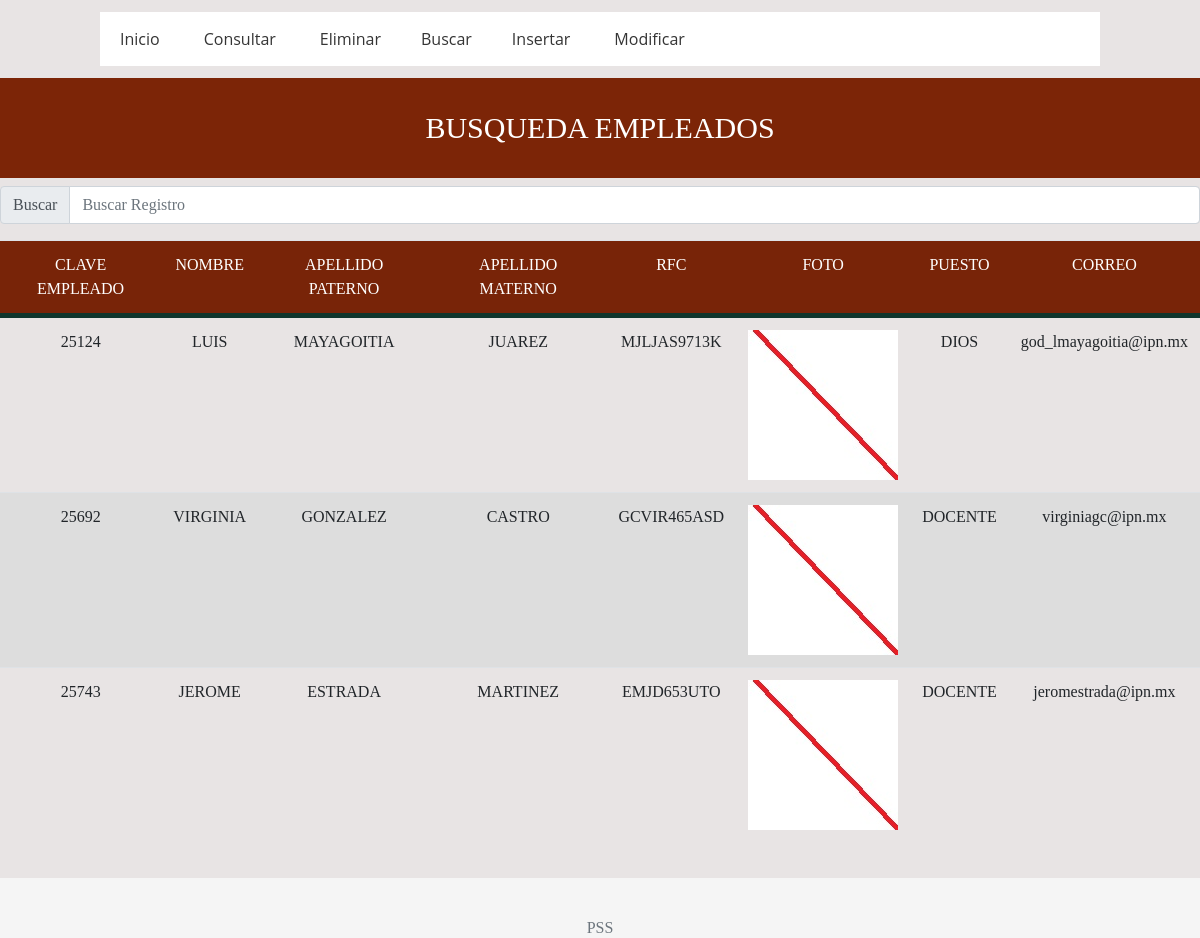
The app's page /BUSCAR/buscar_empleado.php with its own data.
### tables this page shows
CREATE TABLE EMPLEADO(
NUM_EMP INT,
NOM_E VARCHAR(50),
APE_PE VARCHAR(50),
APE_ME VARCHAR(50),
RFC VARCHAR(50),
FOTO VARCHAR(100),
PUESTO VARCHAR(50),
CORREO VARCHAR(50),
CONSTRAINT PK_NEMP PRIMARY KEY(NUM_EMP))
ENGINE INNODB;

### BUSCAR/buscar_empleado.php (the view, shortened to what this page needs)
<!doctype html>
<html lang="es">
<head>
  <link rel="stylesheet" href="ostras.css">
<link href="dist/css/bootstrap.min.css" rel="stylesheet">
<link href="assets/css/sticky-footer-navbar.css" rel="stylesheet">
<link rel="stylesheet" href="http://code.jquery.com/ui/1.10.1/themes/base/jquery-ui.css" />
	</head>
<head>
  <link rel="stylesheet" href="ostras.css">
</head>
<body>
</body>
</html>
<head>
  <link rel="stylesheet" href="ostras.css"><link rel="stylesheet" href="butt.css">
</head>
<body>
  <header>
    <nav class="navegacion">
      <ul class="menu">
        <li><a href="../menuostia.php">Inicio</a></li>
        <li><a href="../CONSULTAS/consulta_empleado.php">Consultar</a></li>
        <li><a href="../BORRAR/borrar_empleado.php">Eliminar</a>
          <li><a href="../BUSCAR/buscar_empleado.php">Buscar</a>
		  <li><a href="../INSERTAR/insertar_empleado.php">Insertar</a></li>
		  <li><a href="../MODIFICAR/modificar_empleado.php">Modificar</a></li>
          </ul>
    </nav>
  </header>
</body>
</html>
 <html>
    <html>
    	<head> <meta charset="UTF-8">
    	<title>Alumno - Poli Search System 2.0</title> <link rel="stylesheet" href="dis.css">
    	<link rel="stylesheet" type="text/css" href="jamon.css">
    	</head>
    	<body>
    	<header>
		<h1 id="titulo">  BUSQUEDA EMPLEADOS </h1> </header>
 		<div align="center">
  <link rel="stylesheet" href="ostras.css"><link rel="stylesheet" href="butt.css">
			 <link rel="stylesheet" href="ostras.css">
		</body>
	</html>
<head>
<div class="input-group mb-3">
  <div class="input-group-prepend">
    <span class="input-group-text" id="basic-addon1">Buscar</span>
  </div>
  <input id="FiltrarContenido" type="text" class="form-control" placeholder="Buscar Registro" aria-label="Alumno" aria-describedby="basic-addon1">
</div>
	    <table class="table table-hover">
       <thead>
          <tr align="center">
     <td>CLAVE EMPLEADO</td>
    <td>NOMBRE</td>
    <td>APELLIDO PATERNO</td>
    <td>APELLIDO MATERNO</td>
    <td>RFC</td>
    <td>FOTO</td>
    <td>PUESTO</td>
    <td>CORREO</td>
    </tr></thead>
        <tbody class="BusquedaRapida">
<?php
	$con = connect();
	$consulta = "SELECT NUM_EMP, NOM_E, APE_PE, APE_ME, RFC, FOTO, PUESTO, CORREO FROM EMPLEADO";
	$resultado1 = mysqli_query($con , $consulta);
	while ($row=mysqli_fetch_array ($resultado1))
	{
	echo "<tr><td>". $row["NUM_EMP"]. "</td>";
	echo "<td>". $row["NOM_E"]. "</td>";
	echo "<td>". $row["APE_PE"]. "</td>";
	echo "<td>". $row["APE_ME"]. "</td>";
	echo "<td>". $row["RFC"]. "</td>";
	echo "<td>"."<img src=\" ".$row[FOTO]."\" /*width=50,*/ height=150,>"."</td>";
	echo "<td>". $row["PUESTO"]. "</td>";
	echo "<td>". $row["CORREO"]. "</td>";
	}
?>
</tbody>
      </table>
    <footer class="footer">
      <div class="container">
        <span class="text-muted">PSS</a></p></span>
      </div>
    </footer>
  </body>
</html>

### BUSCAR/ostras.css (style rules this page uses)
* { margin: 0; padding: 0; -webkit-box-sizing: border-box; -moz-box-sizing: border-box; box-sizing: border-box; }
body { background: #E8E4E4; }
header { width: 100%; }
.navegacion { width: 1000px; margin: -4px auto; background: #fff; }
.navegacion ul { list-style: none; }
.menu > li { position: relative; display: inline-block; }
.menu > li > a { display: block; padding: 15px 20px; color: #353535; font-family: 'Open sans'; text-decoration: none; }

### BUSCAR/assets/css/sticky-footer-navbar.css (style rules this page uses)
html { position: relative; min-height: 100%; }
body { margin-bottom: 60px; }
.footer { position: absolute; bottom: 0; width: 100%; height: 60px; line-height: 60px; background-color: #f5f5f5; }
.footer > .container { padding-right: 15px; padding-left: 15px; }

### BUSCAR/butt.css (style rules this page uses)
body { margin: 0; padding: 0; }
.container { text-align: center; margin-top: 20px; }

### BUSCAR/dis.css (style rules this page uses)
body { background-color: #E8E4E4; font-family: Calibri; }
table { background-color: white; text-align: center; border-collapse: collapse; width: 100%; }
th, td { padding: 20px; }
thead { background-color: #782408; border-bottom: solid 5px #0F362D; color: white; }
tr:nth-child(even) { background-color: #ddd; }

### BUSCAR/jamon.css (style rules this page uses)
header #titulo { text-align: center; padding: 32px 32px; font-size: 30px; background-color:#7c2507; color: white; font-family: candara; }

### records on screen
empleado: NUM_EMP "25124", NOM_E "LUIS", APE_PE "MAYAGOITIA", APE_ME "JUAREZ", RFC "MJLJAS9713K", FOTO (picture), PUESTO "DIOS", CORREO "god_lmayagoitia@ipn.mx"
empleado: NUM_EMP "25692", NOM_E "VIRGINIA", APE_PE "GONZALEZ", APE_ME "CASTRO", RFC "GCVIR465ASD", FOTO (picture), PUESTO "DOCENTE", CORREO "virginiagc@ipn.mx"
empleado: NUM_EMP "25743", NOM_E "JEROME", APE_PE "ESTRADA", APE_ME "MARTINEZ", RFC "EMJD653UTO", FOTO (picture), PUESTO "DOCENTE", CORREO "jeromestrada@ipn.mx"
